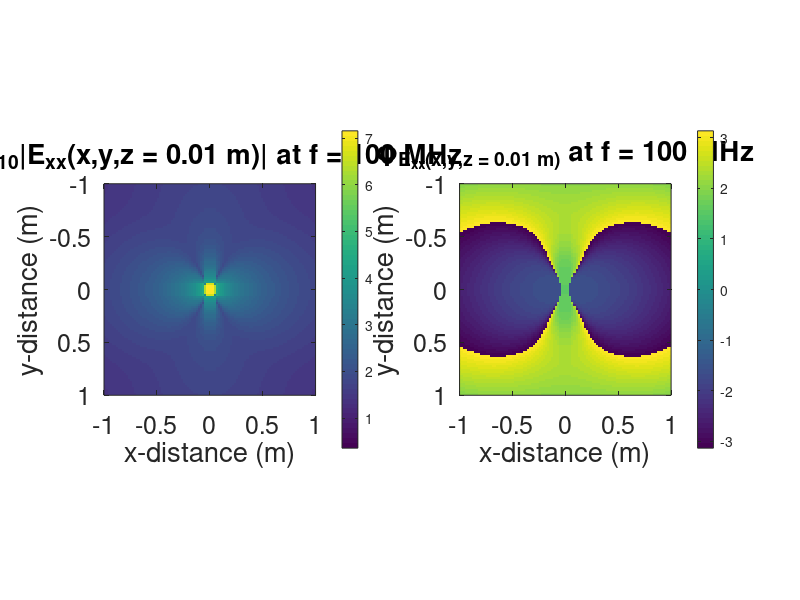
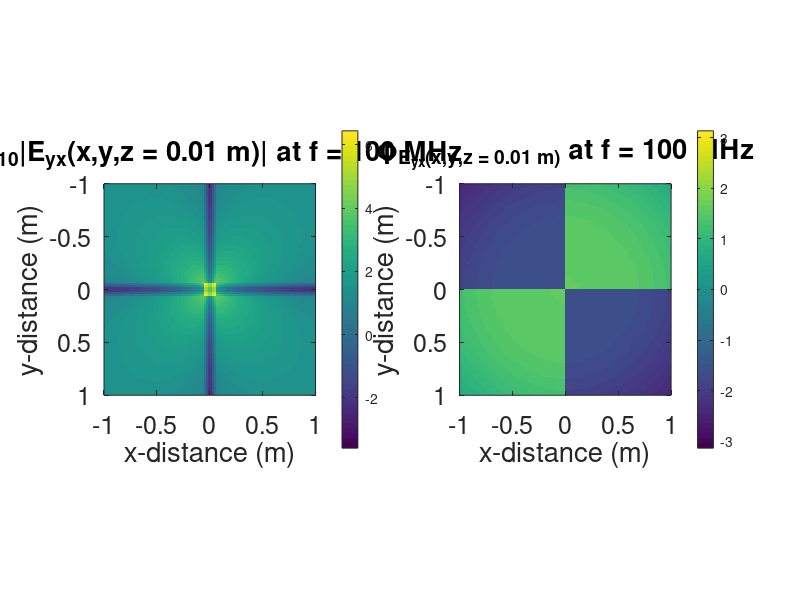
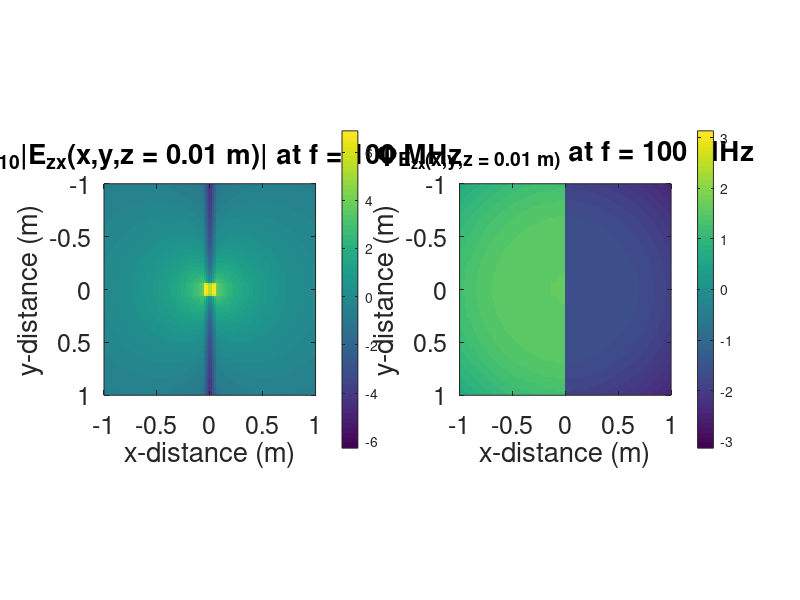

These figures' MATLAB source, in order: (Note: this script raises an error after producing the figures.)
clear variables
clc
% plan view just below source level
z=0.01;
% compute the fields in the horizontal plane in a custom grid
xmin = 0.1;
xmax = 1.0;
nx = 48;
x = linspace(xmin, xmax, nx);
dx = x(2) - x(1);  % spacing
xx_pre = [0.0001, 0.001, 0.01];
xx_post = x(end) + dx : dx : 5.0;
xx = [xx_pre, x, xx_post];
xx = sort(unique([-fliplr(xx), xx]));
yy=xx;
[x,y]=meshgrid(xx,yy);
% horizontal distance
r=sqrt(x.^2+y.^2);
% 3D distance
R=sqrt(r.^2+z^2);
% free space parameters
c0=299792458;
mu=4e-7*pi;
% frequency
freq=1e8;
% parameters and fields
smu=2i*pi*freq*mu;
eta0=2i*pi*freq/(c0^2*mu);
grg0=sqrt(smu.*eta0);
exx=((3*(x./R).^2-1).*(1 + grg0*R) ...
         + ((x./R).^2-1).*(grg0*R).^2).*exp(-grg0*R)./(4*pi*eta0*R.^3);
eyx=x.*y.*(3 + 3*grg0*R + (grg0*R).^2).*exp(-grg0*R)./(4*pi*eta0*R.^5);
ezx=x.*z.*(3 + 3*grg0*R + (grg0*R).^2).*exp(-grg0*R)./(4*pi*eta0*R.^5);

% amplitude and phase plots of all three vector components
components = {exx, eyx, ezx};
titles = {'E_{xx}(x,y,z = ', 'E_{yx}(x,y,z = ', 'E_{zx}(x,y,z = '};
filenames = {['exx0-xy-', num2str(freq*1e-6,3), 'MHz-xmax', num2str(xmax), '.png'], ...
             ['eyx0-xy-', num2str(freq*1e-6,3), 'MHz-xmax', num2str(xmax), '.png'], ...
             ['ezx0-xy-', num2str(freq*1e-6,3), 'MHz-xmax', num2str(xmax), '.png']};

for i = 1:3
    % Create a figure with subplots for amplitude and phase
    figure('Position', [100, 100, 1200, 600]) % Set figure size for better resolution
    
    % Amplitude subplot
    subplot(1, 2, 1)
    imagesc(xx, yy, log10(abs(components{i})));
    axis([-xmax xmax -xmax xmax])
    xlabel('x-distance (m)')
    ylabel('y-distance (m)')
    title(['log_{10}|', titles{i}, num2str(z,3), ' m)| at f = ', num2str(freq*1e-6,3), ' MHz'], 'Interpreter', 'tex')
    set(gca,'fontsize',18,'plotboxaspectratio',[1 1 1])
    colorbar; % Add colorbar
    
    % Phase subplot
    subplot(1, 2, 2)
    imagesc(xx, yy, angle(components{i}));
    axis([-xmax xmax -xmax xmax])
    xlabel('x-distance (m)')
    ylabel('y-distance (m)')
    title(['\phi_{', titles{i}, num2str(z,3), ' m)} at f = ', num2str(freq*1e-6,3), ' MHz'], 'Interpreter', 'tex')
    set(gca,'fontsize',18,'plotboxaspectratio',[1 1 1])
    colorbar; % Add colorbar
    
    % Save the figure
    print('-dpng', '-r300', filenames{i}) % Save as PNG with high resolution
end

% write a csv file with all three components
csv_filename = ['whole_space_data_z', num2str(z, 3), '_', num2str(freq*1e-6, 3), 'MHz_xmax', num2str(xmax), '.csv'];
header = {'x', 'y', ...
    'E_xx_amplitude', 'E_xx_phase', 'E_xx_real', 'E_xx_imag', ...
    'E_yx_amplitude', 'E_yx_phase', 'E_yx_real', 'E_yx_imag', ...
    'E_zx_amplitude', 'E_zx_phase', 'E_zx_real', 'E_zx_imag'};
data = [x(:), y(:), ...
    abs(exx(:)), angle(exx(:)), real(exx(:)), imag(exx(:)), ...
    abs(eyx(:)), angle(eyx(:)), real(eyx(:)), imag(eyx(:)), ...
    abs(ezx(:)), angle(ezx(:)), real(ezx(:)), imag(ezx(:))];
% Open file and write header
output_data = [header; num2cell(data)];
writecell(output_data, csv_filename);

% plan view approximately three wavelengths below source level
z=1;
R=sqrt(r.^2+z^2);
exx=((3*(x./R).^2-1).*(1 + grg0*R) ...
         + ((x./R).^2-1).*(grg0*R).^2).*exp(-grg0*R)./(4*pi*eta0*R.^3);
eyx=x.*y.*(3 + 3*grg0*R + (grg0*R).^2).*exp(-grg0*R)./(4*pi*eta0*R.^5);
ezx=x.*z.*(3 + 3*grg0*R + (grg0*R).^2).*exp(-grg0*R)./(4*pi*eta0*R.^5);

% amplitude and phase plots of all three vector components
components = {exx, eyx, ezx};
titles = {'E_{xx}(x,y,z = ', 'E_{yx}(x,y,z = ', 'E_{zx}(x,y,z = '};
filenames = {['exx1-xy-', num2str(freq*1e-6,3), 'MHz-xmax', num2str(xmax), '.png'], ...
             ['eyx1-xy-', num2str(freq*1e-6,3), 'MHz-xmax', num2str(xmax), '.png'], ...
             ['ezx1-xy-', num2str(freq*1e-6,3), 'MHz-xmax', num2str(xmax), '.png']};

for i = 1:3
    % Create a figure with subplots for amplitude and phase
    figure('Position', [100, 100, 1200, 600]) % Set figure size for better resolution
    
    % Amplitude subplot
    subplot(1, 2, 1)
    imagesc(xx, yy, log10(abs(components{i})));
    axis([-xmax xmax -xmax xmax])
    xlabel('x-distance (m)')
    ylabel('y-distance (m)')
    title(['log_{10}|', titles{i}, num2str(z,3), ' m)| at f = ', num2str(freq*1e-6,3), ' MHz'], 'Interpreter', 'tex')
    set(gca,'fontsize',18,'plotboxaspectratio',[1 1 1])
    colorbar; % Add colorbar
    
    % Phase subplot
    subplot(1, 2, 2)
    imagesc(xx, yy, angle(components{i}));
    axis([-xmax xmax -xmax xmax])
    xlabel('x-distance (m)')
    ylabel('y-distance (m)')
    title(['\phi_{', titles{i}, num2str(z,3), ' m)} at f = ', num2str(freq*1e-6,3), ' MHz'], 'Interpreter', 'tex')
    set(gca,'fontsize',18,'plotboxaspectratio',[1 1 1])
    colorbar; % Add colorbar
    
    % Save the figure
    print('-dpng', '-r300', filenames{i}) % Save as PNG with high resolution
end
csv_filename = ['whole_space_data_z', num2str(z, 3), '_', num2str(freq*1e-6, 3), 'MHz_xmax', num2str(xmax), '.csv'];
header = {'x', 'y', ...
    'E_xx_amplitude', 'E_xx_phase', 'E_xx_real', 'E_xx_imag', ...
    'E_yx_amplitude', 'E_yx_phase', 'E_yx_real', 'E_yx_imag', ...
    'E_zx_amplitude', 'E_zx_phase', 'E_zx_real', 'E_zx_imag'};
data = [x(:), y(:), ...
    abs(exx(:)), angle(exx(:)), real(exx(:)), imag(exx(:)), ...
    abs(eyx(:)), angle(eyx(:)), real(eyx(:)), imag(eyx(:)), ...
    abs(ezx(:)), angle(ezx(:)), real(ezx(:)), imag(ezx(:))];

% Write header and data to a CSV file
output_data = [header; num2cell(data)];
writecell(output_data, csv_filename);
